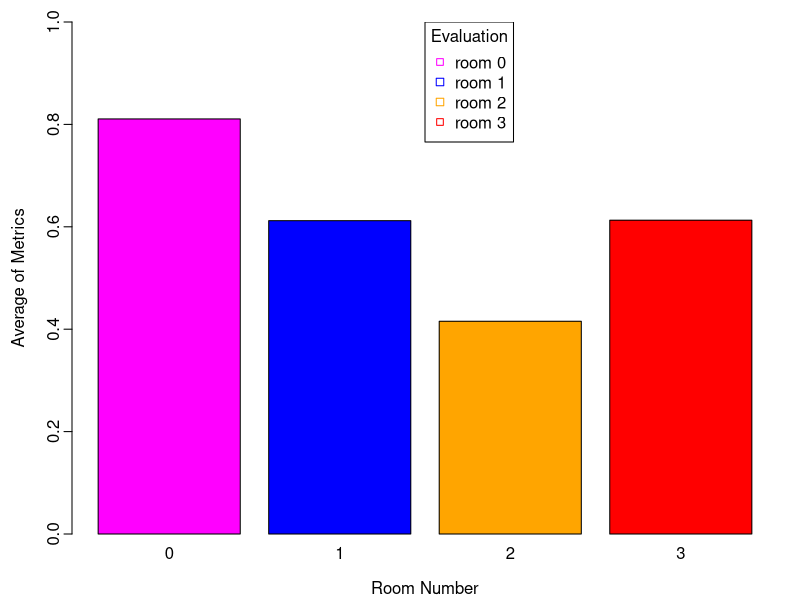

Recreate this plot in R.
A <- c(0.810664, 0.611954, 0.415482, 0.612854)
              
pdf("eval6.pdf", width=6/2.54, height=10/2.54,
    pointsize=10)
par(mgp=c(2.2,0.45,0), tcl=-0.4, mar=c(3.3,3.6,1.1,1.1))

barplot(A,
        names.arg=c(0, 1, 2, 3),
        xlab="Room Number",
        ylab="Average of Metrics",
        col=c("magenta", "blue", "orange", "red"),
        beside=TRUE,
        ylim=c(0,1)
        )
legend(x=2.5, y=1.0,
       c("room 0", "room 1", "room 2", "room 3"),
       cex=1,
       title="Evaluation",
       col=c("magenta", "blue", "orange", "red"),
       pch=c(22,0,0)
)
dev.off()
